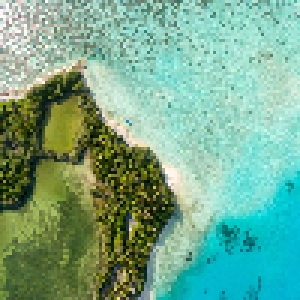
#> input picture HW6/image1.png, 100 x 100 px (shown 3 times larger)
$ jupyter execute kernel_kmeans.ipynb
#> lines starting #> are read from the running program, lines starting #| are printed output that depends on the picture
[cell 1]
import os
import cv2
import numpy as np
import matplotlib.pyplot as plt
from array2gif import write_gif
from scipy.spatial.distance import pdist, squareform

[cell 2]
def imread(path):
#> called with path = 'image1.png'
    image = cv2.imread(path)
#> image is the input picture: shape (100, 100, 3); mean B, G, R 141.1, 169.4, 117.4
    H, W, C = image.shape
#> H = 100; W = 100; C = 3
    image_flat = image.reshape(H * W, C)
    return image_flat, H, W


def gramMatrix(X, r_s=1, r_c=1):
    n = len(X)
    # S(x) spatial information: coordinate
    S = np.array([[i, j] for i in range(100) for j in range(100)])
    # pdist: Repeatedly compared to find the distance (i -> i+1 distance, i -> i+2 distance, i -> i+3 distance...)
    # squareform: If a condensed distance matrix is passed, a redundant one is returned
    K = squareform(np.exp(-r_s * pdist(S, 'sqeuclidean'))) * squareform(np.exp(-r_c * pdist(X, 'sqeuclidean')))

    return K


def clusterColoring(X, K, H, W):
    # define group color
    colordict = {0: [66, 153, 244],
                 1: [234, 67, 53],
                 2: [251, 188, 5],
                 3: [52, 168, 83],
                 4: [127,255,212],
                 }
    temp = np.zeros((H,W,3))
    for h in range(H):
        for w in range(W):
            temp[h,w,:] = colordict[X[h*W+w]]   # 這邊創一個顏色字典來當作每個群的顏色

    return temp.astype(np.uint8)


def arr2gif(segments, gif_path):
    for i in range(len(segments)):
        segments[i] = segments[i].transpose(1, 0, 2)
    write_gif(segments, gif_path, fps=10)

[cell 3]
def initial_mean(X, K, initType):
    Cluster = np.zeros((K, X.shape[1]))

    if initType == 'kmeans_pp':
        # pick 1 cluster_mean
        Cluster[0] = X[np.random.randint(low=0, high=X.shape[0], size=1),:]
        # pick k-1 cluster_mean
        for c in range(1, K):
            Dist = np.zeros((len(X), c))
            for i in range(len(X)):
                for j in range(c):
                    Dist[i,j] = np.sqrt(np.sum((X[i] - Cluster[j])**2))
            Dist_min = np.min(Dist, axis=1)
            sum_ = np.sum(Dist_min) * np.random.rand()
            for i in range(len(X)):
                sum_ -= Dist_min[i]
                if sum_ <= 0:
                    Cluster[c] = X[i]
                    break

    else: # initType == 'random'
        random_pick = np.random.randint(low=0, high=X.shape[0], size=K)
        Cluster = X[random_pick,:]

    return Cluster


def kmeans(X, K, H, W, initType='random', gifPath='default.gif'):
    Mean = initial_mean(X, K, initType)

    # Classes of each Xi
    C = np.zeros(len(X), dtype=np.uint8)
    segments = []

    EPS = 1e-9
    diff = 1e9
    count = 1
    while diff > EPS :
        # E-step
        for n in range(len(X)):
            dist = []
            for k in range(K):
                dist.append(np.sqrt(np.sum((X[n] - Mean[k]) ** 2)))
            C[n] = np.argmin(dist)

        # M-step
        New_Mean = np.zeros(Mean.shape)
        for k in range(K):
            class_N = np.argwhere(C == k).reshape(-1)
            for n in class_N:
                New_Mean[k] = New_Mean[k] + X[n]
            if len(class_N) > 0:
                New_Mean[k] = New_Mean[k] / len(class_N)    # standardization

        diff = np.sum((New_Mean - Mean) ** 2)
        Mean = New_Mean

        # group Coloring
        segment = clusterColoring(C, K, H, W)
        segments.append(segment)

        # plot
        plt.title('iteration={}, diff={}'.format(count, diff))
        plt.imshow(segment)
        plt.show()

        count += 1

    return segments

# main

[cell 4]
# set parameters
img_path         = 'image1.png'
k_means_initType = 'kmeans_pp'
type_            = 'Kernelkmeans'
K                = 4   # k clusters

# read image
image_flat, Height, Width = imread(img_path)
#> Height = 100; Width = 100
r_s = 0.001
r_c = 0.001

# kernel
gram_matrix = gramMatrix(image_flat, r_s, r_c)
#> in gramMatrix, `n = len(X)`: n = 10000

# k-means
segments    = kmeans(gram_matrix, K, Height, Width, initType=k_means_initType)
#> the loop in initial_mean, `for c in range(1, K):` made 3 passes
#> in kmeans, `C = np.zeros(len(X), dtype=np.uint8)`: C = 10000 values from 0 to 0
#> after the loop in kmeans, `for n in range(len(X)):`: C = 10000 values, max 3 at index 0, min 0 at index 2, mean 1.9
#> in kmeans, `diff = np.sum((New_Mean - Mean) ** 2)`: diff = 292.8
#> in clusterColoring, `temp = np.zeros((H,W,3))`: temp: shape (100, 100, 3) float64; every value is 0
#> after the loop in clusterColoring, `for h in range(H):`:
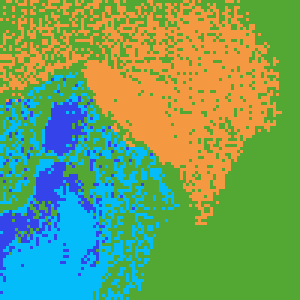
#> temp: shape (100, 100, 3) float64 (shown 3 times larger); mean of channels 0, 1, 2 99.3, 161, 112.4; drawn as B, G, R
#> segments = 12 items

# to gif
gif_path = os.path.join('GIF', '{}_{}_{}_{}Clusters.gif'.format(img_path.split('.')[0],
                                                                k_means_initType, type_, K))
arr2gif(segments, gif_path)
#> the loop in arr2gif, `for i in range(len(segments)):` made 12 passes
